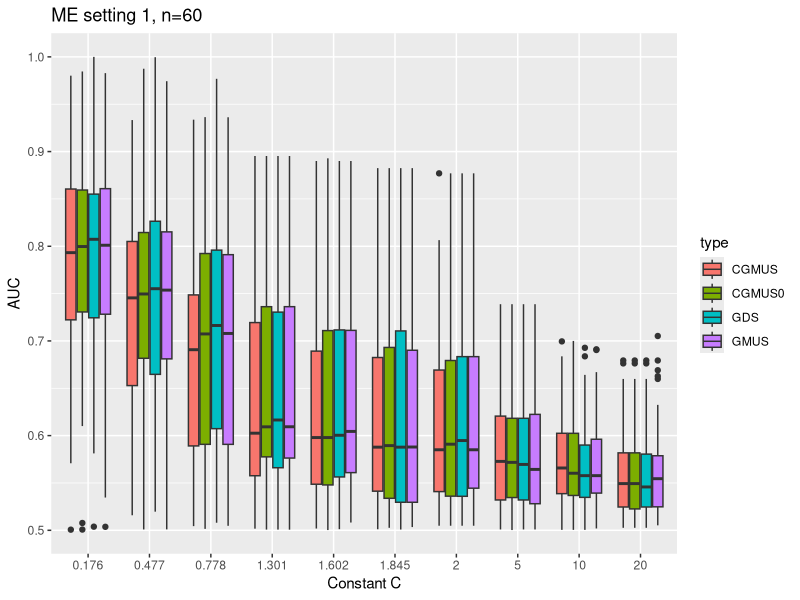

Write R code to recreate this figure.
library(ggplot2)
AUC_mat<-read.csv(file="AUC_Gmus_Gmus0_Gmus00_Gds_fixsdX.csv",row.names = 1,header=T) #50rows * 40columns
mos=log10(c(1.5,3,6,20,40,70,100,1e5,1e10,1e20))

temp<-as.matrix(AUC_mat)
temp_df<-rbind(temp[,c(1,2,3,4)],    temp[,c(5,6,7,8)],    temp[,c(9,10,11,12)],  temp[,c(13,14,15,16)],  temp[,c(17,18,19,20)],
               temp[,c(21,22,23,24)],temp[,c(25,26,27,28)],temp[,c(29,30,31,32)], temp[,c(33,34,35,36)],  temp[,c(37,38,39,40)])

df<-cbind(temp_df,rep(round(mos,digits = 3),each=50))

long_df<-as.data.frame( cbind( rbind(df[,c(1,5)],df[,c(2,5)],df[,c(3,5)],df[,c(4,5)]), rep(c("CGMUS","CGMUS0","GMUS","GDS"),each=500) ) )
colnames(long_df)<-c("AUC","mos","type")

# gmus gmus0 gmus00 gds

long_df$type<-as.factor(long_df$type)
long_df$mos<-as.factor(as.numeric(long_df$mos))
long_df$AUC<-as.numeric(long_df$AUC)

ggplot(long_df,aes(x=mos,y=AUC, fill=type)) +
  geom_boxplot() +
  labs(title = "ME setting 1, n=60",x="Constant C")
 



#ggplot(long_df, aes(x=log(ME_over_sdX), y=AUC, group=type,color=type)) + 
#  geom_point()